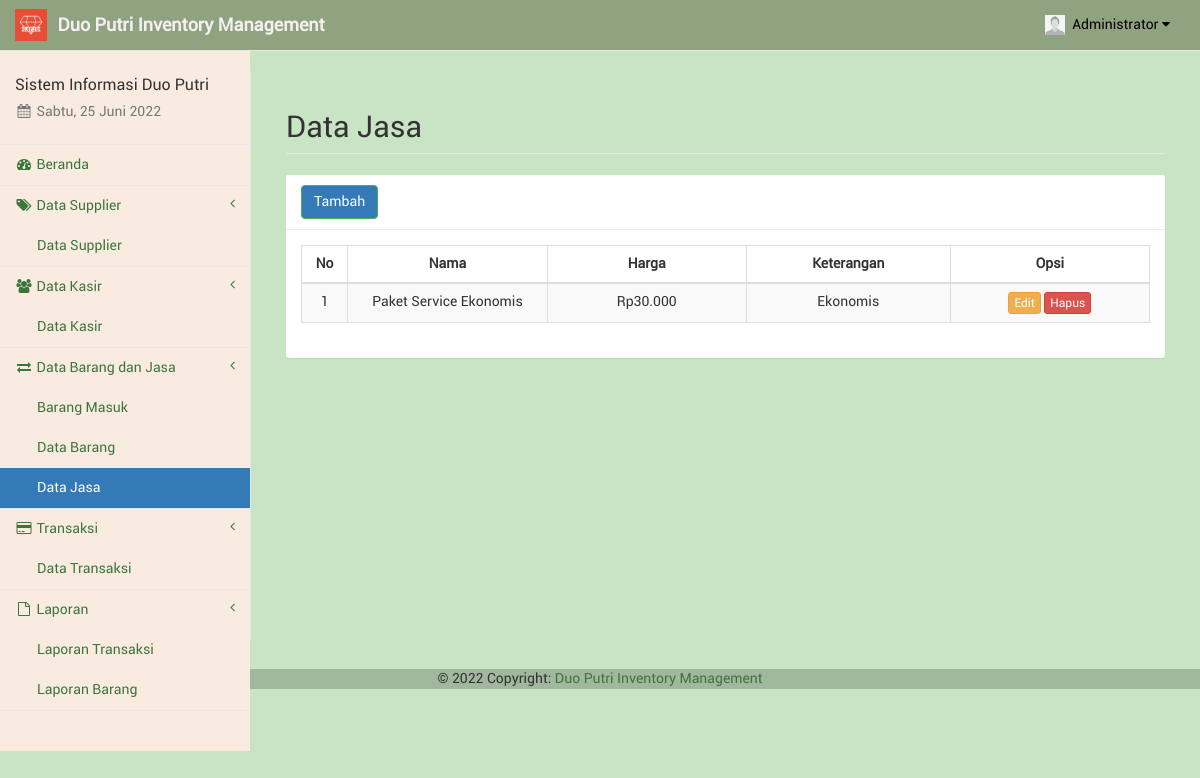
The app's page /jasa.php (signed in), older data.
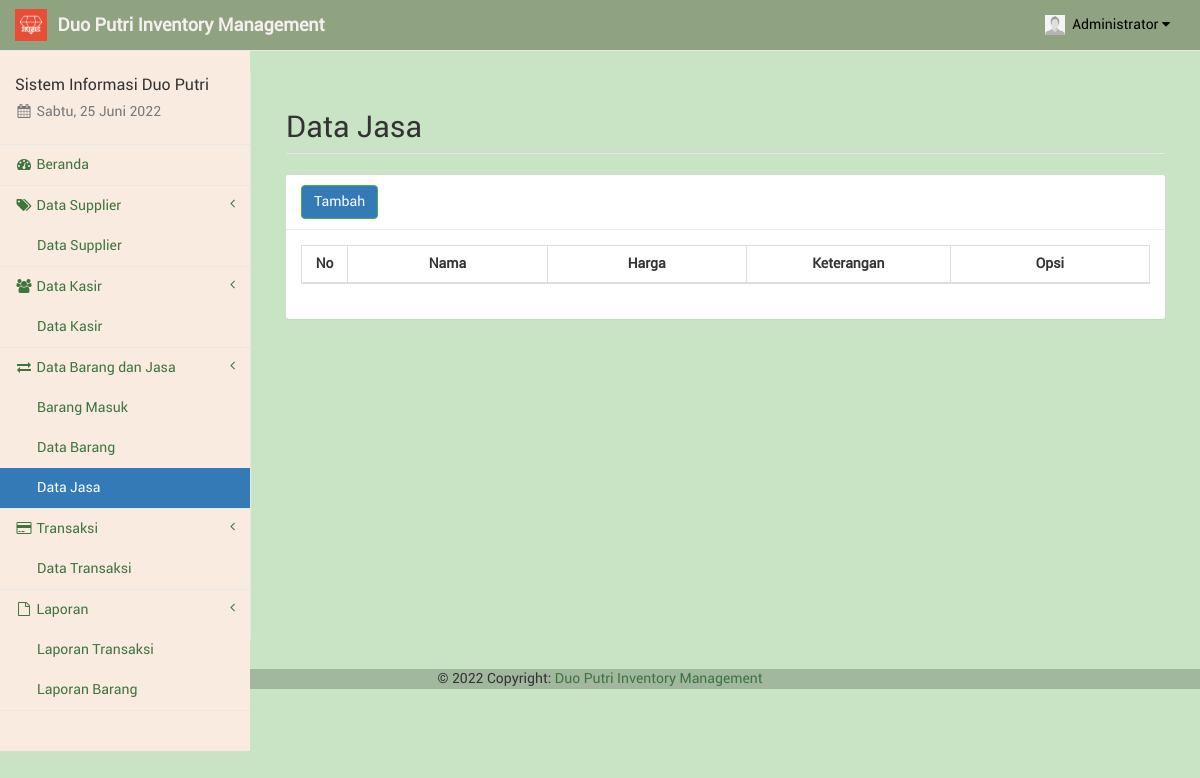
The same page, newer data.
### tables this page shows
CREATE TABLE `barangjasa` (
  `id_brg` int(11) NOT NULL,
  `nama` varchar(100) NOT NULL,
  `jenis` varchar(20) NOT NULL,
  `stok` varchar(10) NOT NULL,
  `harga` varchar(20) NOT NULL,
  `keterangan` text NOT NULL,
  `id_adm` int(11) NOT NULL
);

### dist/function/format_rupiah.php (called while the page is built, shortened)
<?php
	function format_rupiah($rp) {
		$jumlah = number_format($rp, 0, ",", ".");
		$rupiah = "Rp". $jumlah;
		return $rupiah;
	}
?>

### jasa.php (the view, shortened to what this page needs)
<?php
include("sess_check.php");
include("layout_top.php");
include("dist/function/format_rupiah.php");
?>
<div id="page-wrapper" style="background-color: #C9E4C5;">
	<div class="container-fluid">
		<div class="row">
			<div class="col-lg-12">
				<h1 class="page-header">Data Jasa</h1>
			</div>
		</div>
		<div class="row">
			<div class="col-lg-12"><?php include("layout_alert.php"); ?></div>
		</div>
		<div class="row">
			<div class="col-lg-12">
				<div class="panel panel-default">
					<div class="panel-heading">
						<a href="jasa_tambah.php" class="btn btn-success">Tambah</a>
					</div>
					<div class="panel-body">
						<table class="table table-striped table-bordered table-hover" id="tabel-data">
							<thead>
								<tr>
									<th width="1%">No</th>
									<th width="10%">Nama</th>
									<th width="10%">Harga</th>
									<th width="10%">Keterangan</th>
									<th width="10%">Opsi</th>
								</tr>
							</thead>
							<tbody>
								<?php
								$i = 1;
								$sql = "SELECT * FROM barangjasa WHERE jenis='jasa' ORDER BY nama ASC";
								$ress = mysqli_query($conn, $sql);
								while ($data = mysqli_fetch_array($ress)) {
									echo '<tr>';
									echo '<td class="text-center">' . $i . '</td>';
									echo '<td class="text-center">' . $data['nama'] . '</td>';
									echo '<td class="text-center">' . format_rupiah($data['harga']) . '</td>';
									echo '<td class="text-center">' . $data['keterangan'] . '</td>';
									echo '<td class="text-center">
													  <a href="jasa_edit.php?js=' . $data['id_brg'] . '" class="btn btn-warning btn-xs">Edit</a>'; ?>
									<a href="jasa_hapus.php?js=<?php echo $data['id_brg']; ?>" onclick="return confirm('Apakah anda yakin akan menghapus <?php echo $data['nama']; ?>?');" class="btn btn-danger btn-xs">Hapus</a></td>
								<?php
									echo '</tr>';
									$i++;
								}
								?>
							</tbody>
						</table>
					</div>
				</div>
			</div>
		</div>
	</div>
</div>
<?php
include("layout_bottom.php");
?>

Row changes from the older to the newer data that the page shows:
removed barangjasa: nama "Paket Service Ekonomis", harga "Rp30.000", keterangan "Ekonomis"
